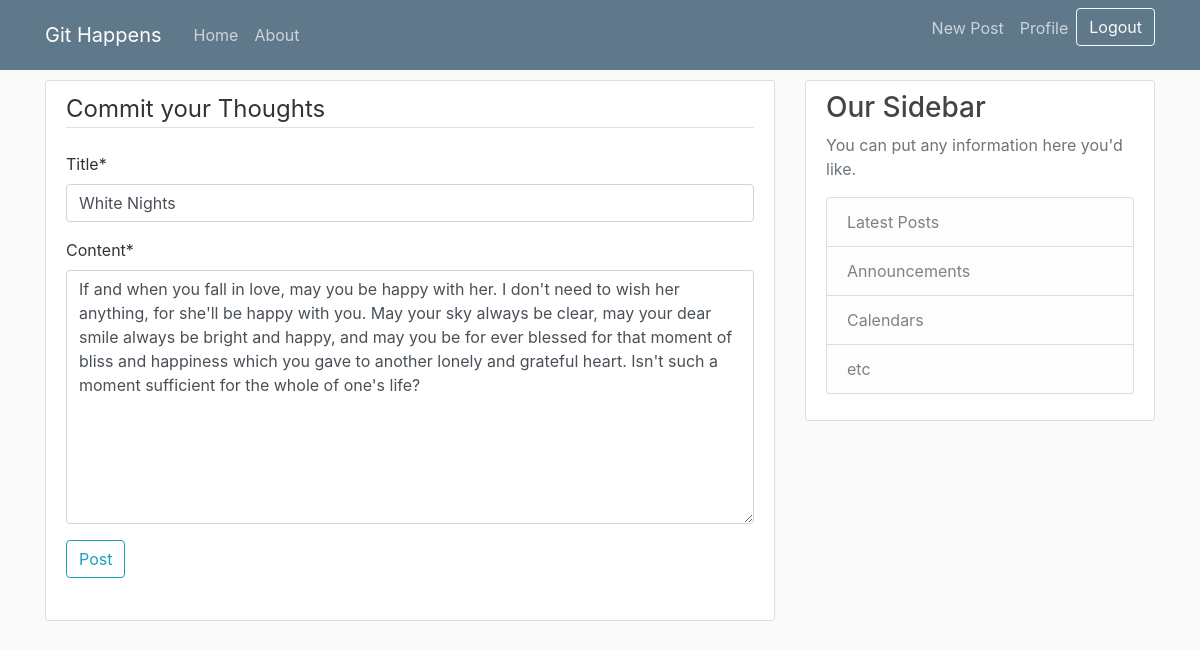
The app's page /post/13/update/ (signed in) with its own data.
### blog/models.py (models this page shows, shortened)
class Post(models.Model):
    title =models.CharField(max_length=100)
    content=models.TextField()
    date_posted=models.DateTimeField(default=timezone.now)
    author= models.ForeignKey(User,on_delete=models.CASCADE) #what cascade does is when you delete the user, it deletes all its relative data, posts and etc.

### blog/views.py (the view, shortened to what this page needs)
# urls.py: path('post/<int:pk>/update/',PostUpdateView.as_view(), name='post-update'), #pk will refer to the models primary key, in this case the post  primary key
class PostUpdateView(LoginRequiredMixin, UserPassesTestMixin,UpdateView):
    model=Post
    fields=['title','content']
    def test_func(self):
        post=self.get_object() #this gets the post that u are trying to update
        if self.request.user==post.author: #to check if the post author and logged in author are same to allow updates on posts
            return True
        return False

### blog/templates/blog/post_form.html (shortened to what this page needs)
{%extends "blog/base.html"%}
{% load crispy_forms_tags %}
{%block content%}
    <div class="content-section">
        <form method="POST">
            <fieldset class="form-group">
                <legend class="border-bottom mb-4">Commit your Thoughts</legend>
                {{ form|crispy }}
                <div class="form-group">
                    <button class="btn btn-outline-info" type="submit">Post</button>
                </div>
            </fieldset>
        </form>
    </div>
{%endblock content%}

### blog/static/blog/main.css (style rules this page uses)
body { background: #fafafa; color: #333333; margin-top: 5rem; }
.content-section { background: #ffffff; padding: 10px 20px; border: 1px solid #dddddd; border-radius: 3px; margin-bottom: 20px; }

### records on screen
Post: title "White Nights", content "If and when you fall in love, may you be happy with her. I don't need to wish her anything, for she'll be happy with you. May your sky always be clear, may your dear smile always be bright and happy, and may you be for ever blessed for that moment of bliss and happiness which you gave to another lonely and grateful heart. Isn't such a moment sufficient for the whole of one's life?"
